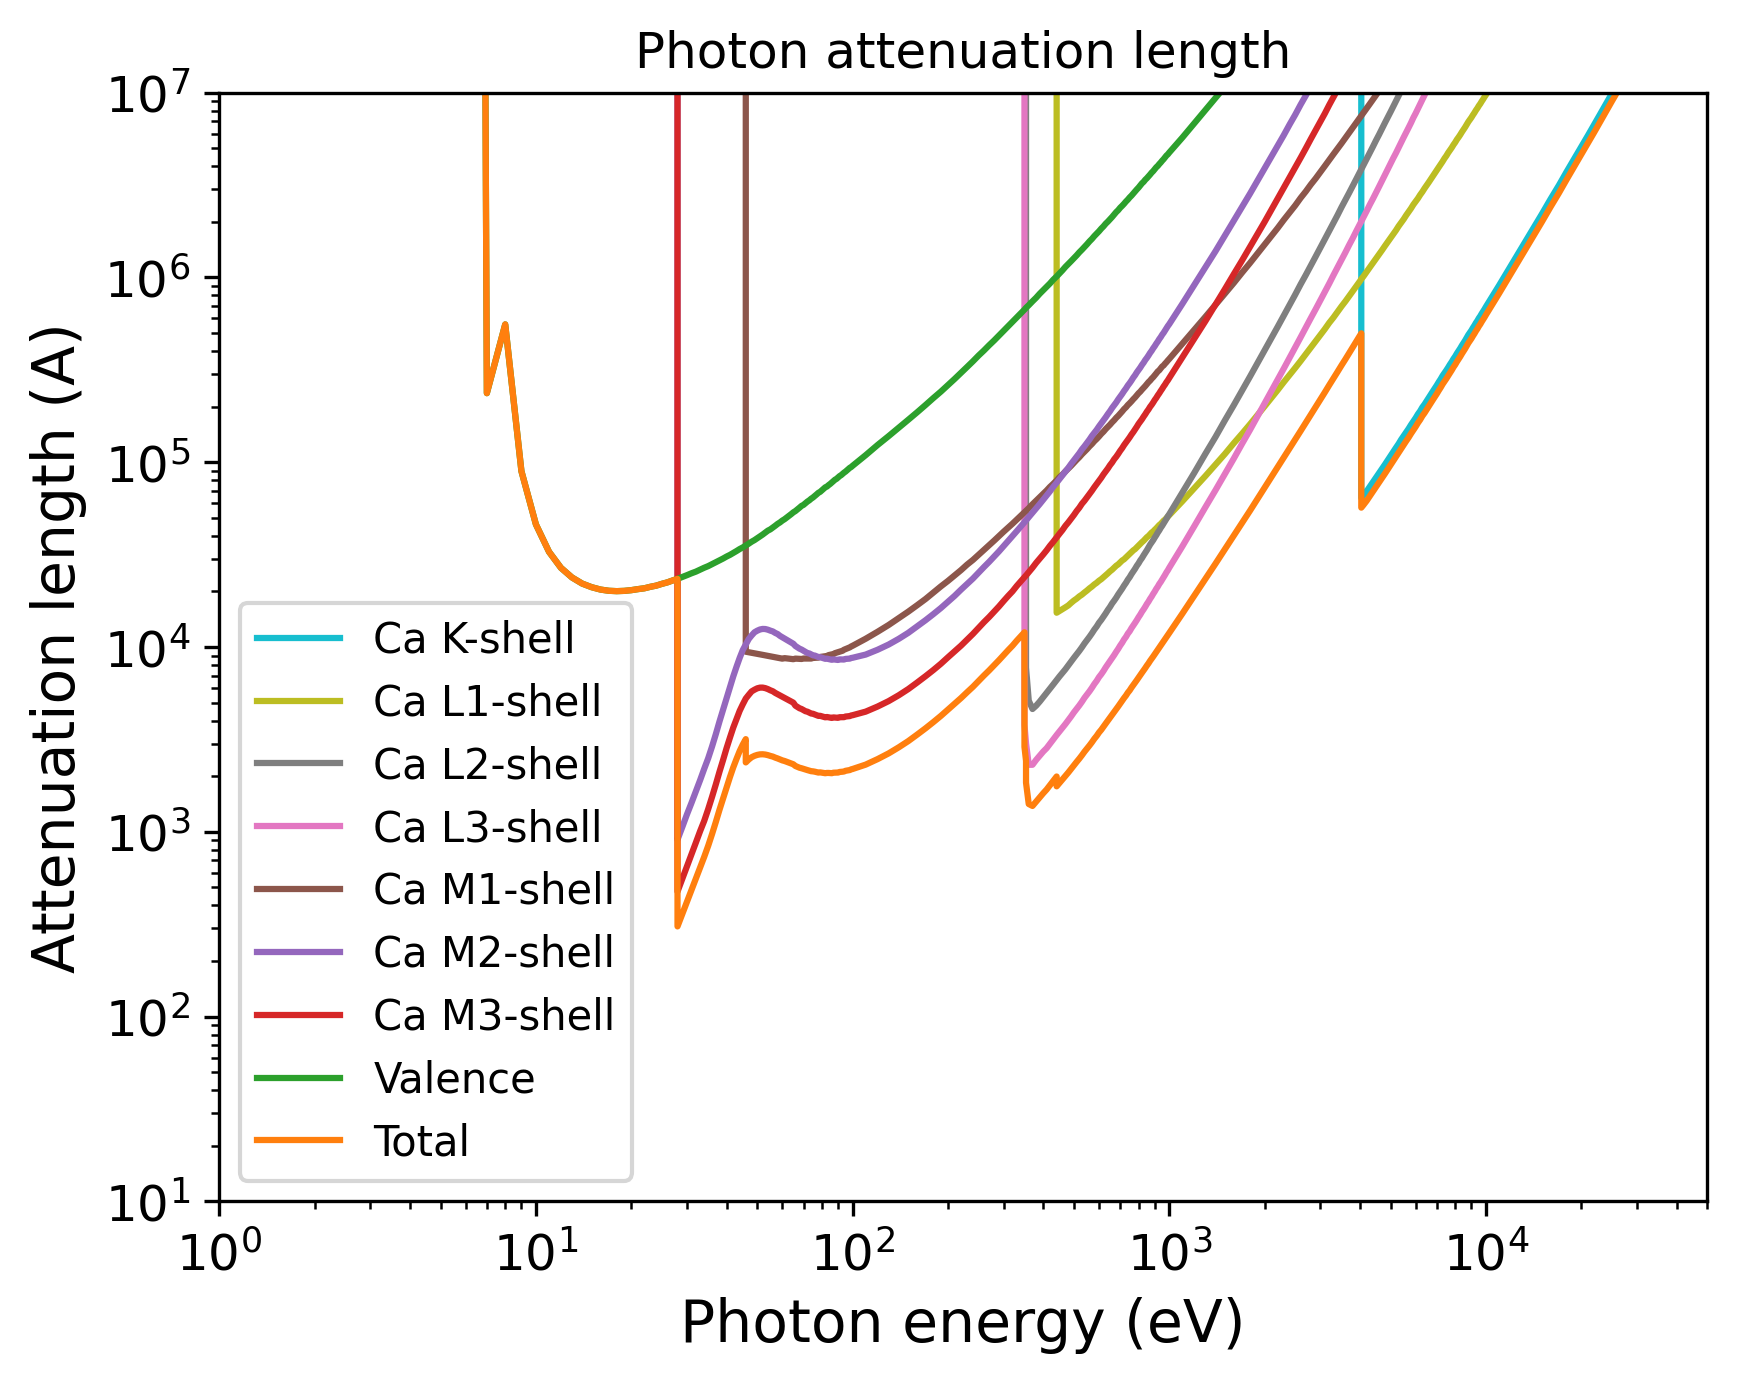

Here is the Python script that generated this plot:
import pandas as pd
import numpy as np
import matplotlib.pyplot as plt
import matplotlib.cm as cm
# Set the format:
plt.xlabel("Photon energy (eV)", fontsize=14)
plt.ylabel("Attenuation length (A)", fontsize=14)
plt.xticks(fontsize=12)
plt.yticks(fontsize=12)
plt.grid(False)
# Set the axes:
# Read the output file:
df = pd.read_csv(r"OUTPUT_Ca_Photon_IMFP.dat", sep=r'\s+', header=None, comment="#", skipinitialspace=True)
plt.xscale("log")
plt.yscale("log")
# Prepare the plot:
columns_to_plot = [ 1, 2, 3, 4, 5, 6, 7, 8, 9]
labels = [ "Ca K-shell", "Ca L1-shell", "Ca L2-shell", "Ca L3-shell", "Ca M1-shell", "Ca M2-shell", "Ca M3-shell", "Valence", "Total"]
# Create N distinct colors from a colormap
N = len(columns_to_plot)
colors = plt.cm.tab10(np.linspace(1, 0, 10))
# Set line styles:
linestyles = [ "-", "-", "-", "-", "-", "-", "-", "-", "-"]
for i, col in enumerate(columns_to_plot):
    color = colors[i % len(colors)]
    ls    = linestyles[i % len(linestyles)]
    label = labels[i % len(labels)]
    plt.plot(df.iloc[:, 0], df.iloc[:, col],
    color=color,
    label=label,
    linestyle=ls)
plt.xlim(1.00000000,50000.00000000)
plt.ylim(10.00000000,10000000.00000000)
plt.title("Photon attenuation length")
plt.legend(loc="best", fontsize=10)
# Save the plot in this format:
plt.savefig("OUTPUT_MFP_photon.png", dpi=300, bbox_inches="tight")
